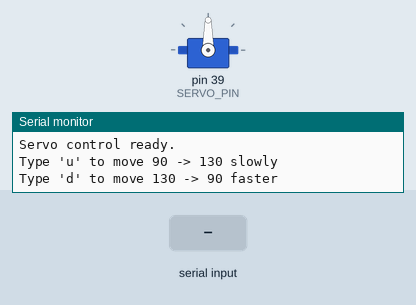
The sketch below on a simulated Arduino Mega 2560, built with avr-gcc and run on an emulated ATmega2560. Parts: servo, the last lines printed to the serial monitor. The inputs (shaded band) are chosen by the test bench.

Above: at 1.2 s.
1.3 s: "u" received over Serial
At 2.27 s:
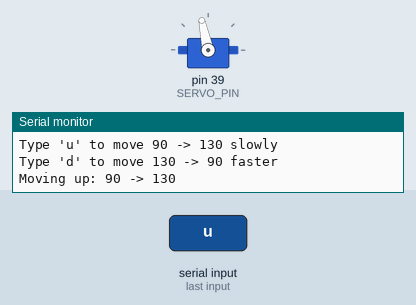
At 3.71 s:
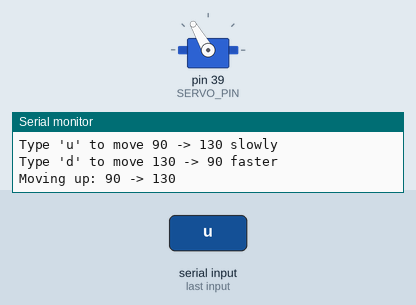
4.3 s: "U" received over Serial
7.3 s: "d" received over Serial
Timing chart, 0 to 11.0 s (numbered marks = the images above; inputs shaded):
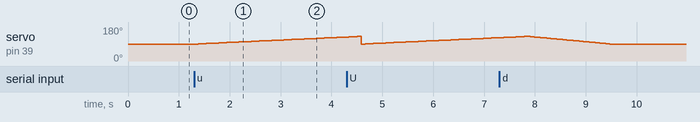

The sketch:

Servo_test.ino
```cpp
#include <Servo.h>

Servo myServo;
const int SERVO_PIN = 39;

const int DOWN_ANGLE = 90;
const int UP_ANGLE = 130;

const int UP_DELAY_MS = 80;    // for 'u'
const int DOWN_DELAY_MS = 40;  // for 'd'

void smoothMove(int fromAngle, int toAngle, int stepDelayMs) {
  if (fromAngle < toAngle) {
    for (int angle = fromAngle; angle <= toAngle; angle++) {
      myServo.write(angle);
      delay(stepDelayMs);
    }
  } else {
    for (int angle = fromAngle; angle >= toAngle; angle--) {
      myServo.write(angle);
      delay(stepDelayMs);
    }
  }
}

void setup() {
  Serial.begin(115200);
  myServo.attach(SERVO_PIN);
  myServo.write(DOWN_ANGLE);

  Serial.println("Servo control ready.");
  Serial.println("Type 'u' to move 90 -> 130 slowly");
  Serial.println("Type 'd' to move 130 -> 90 faster");
}

void loop() {
  if (Serial.available()) {
    char cmd = Serial.read();

    while (Serial.available()) {
      Serial.read();
    }

    if (cmd == 'u' || cmd == 'U') {
      Serial.println("Moving up: 90 -> 130");
      smoothMove(DOWN_ANGLE, UP_ANGLE, UP_DELAY_MS);
      Serial.println("Done.");
    }
    else if (cmd == 'd' || cmd == 'D') {
      Serial.println("Moving down: 130 -> 90");
      smoothMove(UP_ANGLE, DOWN_ANGLE, DOWN_DELAY_MS);
      Serial.println("Done.");
    }
    else {
      Serial.println("Invalid command. Use 'u' or 'd'.");
    }
  }
}
```

Measured:
- after the input at 1.3 s, servo on pin 39 (SERVO_PIN): moves from 90° to 127° over 2.9 s, starting after 0.08 s
